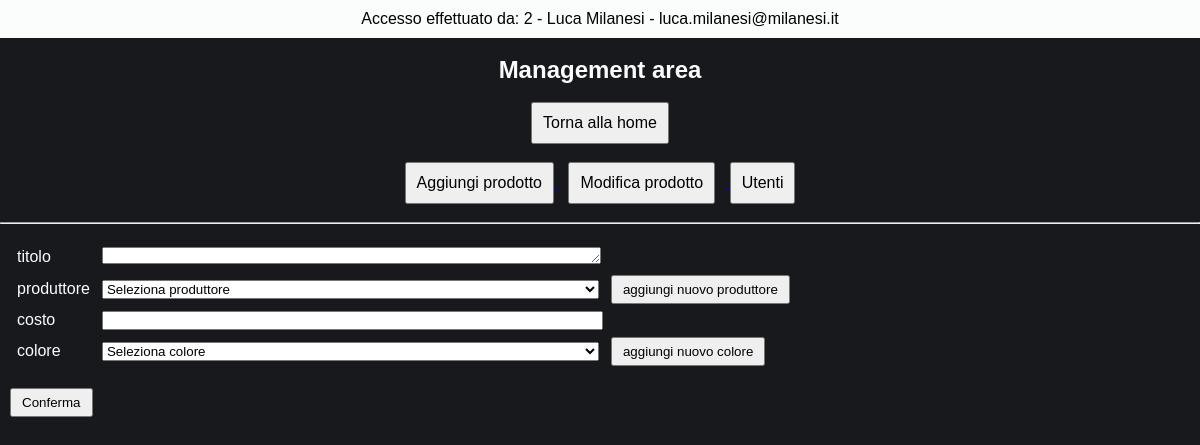
The app's page /management/aggiungiProdotto.prodotto.php (signed in) with its own data.
### tables this page shows
CREATE TABLE `dipendenti` (
  `IDdipendente` int(11) NOT NULL AUTO_INCREMENT,
  `nome` varchar(30) DEFAULT NULL,
  `cognome` varchar(30) DEFAULT NULL,
  `data_nascita` date DEFAULT NULL,
  `luogo_nascita` varchar(30) DEFAULT NULL,
  `sesso` varchar(1) DEFAULT NULL,
  `provincia_sigla` varchar(2) DEFAULT NULL,
  `codice_fiscale` varchar(16) DEFAULT NULL,
  `salario_mensile` decimal(10,2) DEFAULT NULL,
  `ore_lavoro_settimanali` int(11) DEFAULT NULL,
  `email_personale` varchar(50) DEFAULT NULL,
  `email_aziendale` varchar(50) DEFAULT NULL,
  `password_aziendale` varchar(30) DEFAULT NULL,
  `idmansione` int(11) DEFAULT NULL,
  PRIMARY KEY (`IDdipendente`),
  UNIQUE KEY `codice_fiscale` (`codice_fiscale`,`email_personale`,`email_aziendale`),
  KEY `idmansione` (`idmansione`),
  CONSTRAINT `dipendenti_ibfk_1` FOREIGN KEY (`idmansione`) REFERENCES `mansioni` (`IDmansione`)
);

### management/aggiungiProdotto.prodotto.php (the view, shortened to what this page needs)
<?php
include '../dbConfig/dbConfig_dip.php';
?>
<!DOCTYPE html>
<html>
  <?php
    $idoggetto = $_POST["seleziona-oggetto"];
    $email_aziendale = $_SESSION['email_aziendale'];
    $sql_dip = "SELECT * FROM dipendenti WHERE email_aziendale = '$email_aziendale'";
            $result_dip = $conn2->query($sql_dip);
            $row_dip = $result_dip->fetch_assoc();
  ?>
  <head>
    <link rel="stylesheet" href="./css/style.management.css">
  </head>
  <body>
    <div class="header-page">
      <div class="header">
        <p> Accesso effettuato da: <?php echo "{$row_dip["IDdipendente"]} - {$row_dip["nome"]} {$row_dip["cognome"]} - {$row_dip["email_aziendale"]}" ?> </p>
      </div>
      <br>
      <h2> Management area </h2>
      <br>
      <a href="./managementPage.php"> <button name="management-page"> Torna alla home </button> </a>
      <br><br>
      <a href="./aggiungiProdotto.php"> <button name="agg-prod"> Aggiungi prodotto </button> </a>
      <a href="./modificaProdotto.php"> <button name="mod-prod" style="margin: 0 10px;"> Modifica prodotto </button> </a>
      <a href="./viewUser.php"> <button name="view-user"> Utenti </button> </a>
      <br><br><hr><br>
    </div>
    <form action="./aggiungiProdotto.confirm.prodotto.php" method="post">
      <div class="insert-prodotto">
        <table class="table-insert1">
          <tr>
            <td>titolo</td>
            <td><textarea name="insert-titolo" minlength="5" maxlength="50" rows="1" cols="60"></textarea></td>
            <td></td>
          </tr>
          <tr>
            <td>produttore</td>
            <td>
              <select name="insert-produttore">
                <option value="" selected disabled> Seleziona produttore </option>
              </select>
            </td>
            <td> <a href="./aggiungiProduttore.php"> <button type="button" name="button"> aggiungi nuovo produttore </button> </a> </td>
          </tr>
          <tr>
            <td>costo</td>
            <td><input type="number" name="insert-costo" step=".01"></td>
            <td></td>
          </tr>
          <tr>
            <td>colore</td>
            <td>
              <select name="insert-colore">
                <option value="" selected disabled> Seleziona colore </option>
              </select>
            </td>
            <td> <a href="./aggiungiColore.php"> <button type="button" name="button"> aggiungi nuovo colore </button> </a> </td>
          </tr>
        </table>
        <br>
        <button type="submit" name="submit-prodotto" value="<?php echo $idoggetto ?>"> Conferma </button>
      </div>
    </form>
  </body>
</html>

### management/css/style.management.css (style rules this page uses)
* { font-family: "Montserrat", sans-serif; padding: 0; margin: 0; }
body { background-color: rgb(24,25,28); color: #FBFCFC; text-align: center; box-sizing: content-box; }
.header-page button { padding: 10px; font-size: 16px; }
.header { width: 100%; position: flex; background: #FBFCFC; color: black; padding: 10px 0; }
.insert-prodotto { text-align: left; margin-left: 10px; font-size: 16px; }
.insert-prodotto button { padding: 5px 10px; }
.table-insert1 td { padding: 2.5px 5px; }
.table-insert1 select, .table-insert1 input, .table-insert1 textarea { width: 100%; }

### records on screen
dipendenti: IDdipendente "2", nome "Luca", cognome "Milanesi", email_aziendale "luca.milanesi@milanesi.it"
